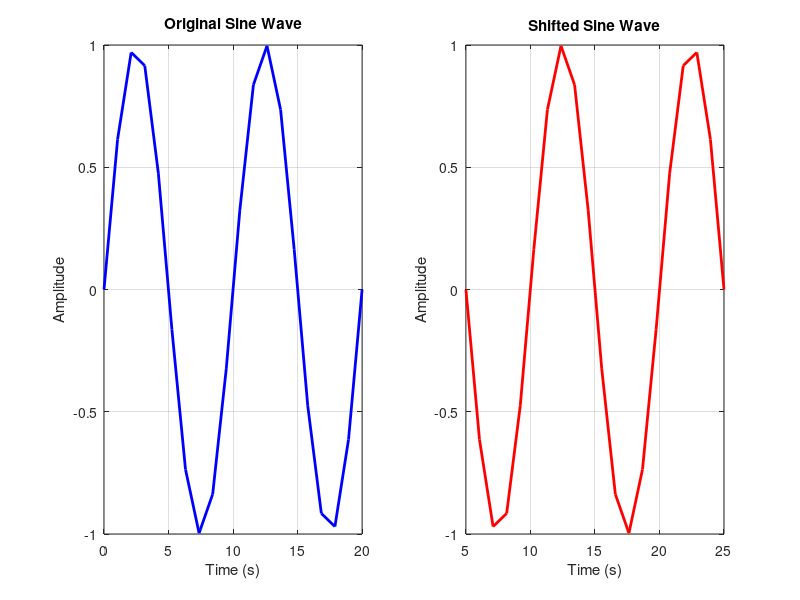

Source code (MATLAB):
% Define parameters
amplitude = 1;       % Amplitude of the sine wave
frequency = 1/10;     % Frequency of the sine wave (in Hz)
phase = 0;           % Phase of the sine wave (in radians)
duration = 2 * 10;    % Duration of the sine wave to ensure at least 2 full periods
sampling_rate = 1; % Sampling rate (number of samples per second)

% Create a time vector for the original sine wave
t_original = linspace(0, duration, duration * sampling_rate);

% Generate the original sine wave
sine_wave_original = amplitude * sin(2 * pi * frequency * t_original + phase);

% Create a time vector for the shifted sine wave
shift_amount = 5; % Shift by half a period
t_shifted = t_original + shift_amount;

% Generate the shifted sine wave
sine_wave_shifted = amplitude * sin(2 * pi * frequency * t_shifted + phase);

% Plot the original sine wave
subplot(1, 2, 1);
plot(t_original, sine_wave_original, 'b', 'LineWidth', 2);
xlabel('Time (s)');
ylabel('Amplitude');
title('Original Sine Wave');
grid on;

% Plot the shifted sine wave
subplot(1, 2, 2);
plot(t_shifted, sine_wave_shifted, 'r', 'LineWidth', 2);
xlabel('Time (s)');
ylabel('Amplitude');
title('Shifted Sine Wave');
grid on;

coef = corrcoef(sine_wave_shifted,sine_wave_original);

display(coef(1,2))
